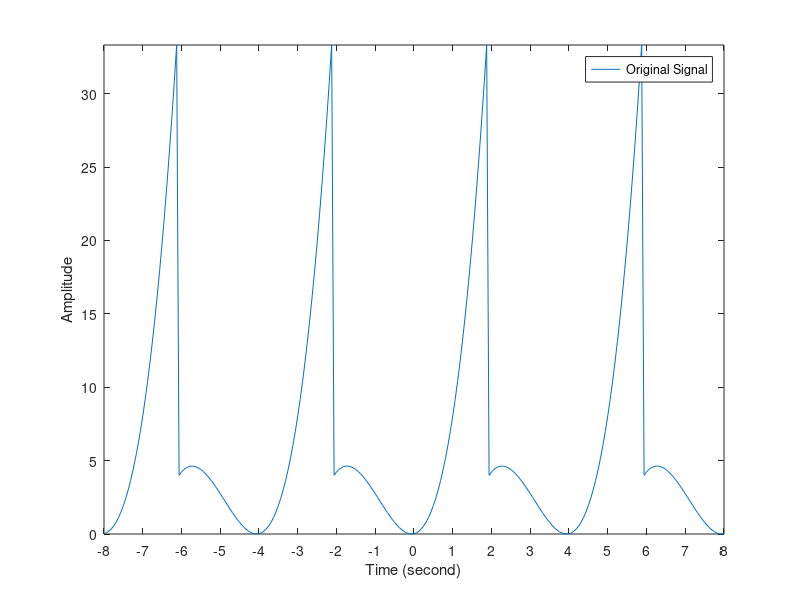

Write the MATLAB code that produced this figure. (Note: this script raises an error after producing the figure.)
%% Initial Data
x_s = zeros(1,257);
%% Duration 16s, sampling rate 16Hz, sample signal
t_s = linspace(-8,8,16*16+1);
t_o = linspace(-2,2,4*16+1);
x_o = 2*t_o.^3+5*t_o.^2;
len = length(t_s);
T = 4;
for i = 1:len
    temp = rem(i+0.5*T*16,T*16);
    x_s(1,i) = x_o(1,temp+1);
end
%% Draw the picture of original signal
figure
plot(x_s);
axis tight
set(gca,'xtick',1:16:257,'xticklabel',-8:1:8);
xlabel('Time (second)');
ylabel('Amplitude');
legend("Original Signal")
%% Calculate fourier series N = 10
N = 10;
l = 0.5*T;
syms t x
x = 2*t^3+5*t^2;
a_o = int(x,t,-l,l)/l;
a_k = zeros(1,N);
b_k = zeros(1,N);
for j = 1:N
    a_k(1,j) = int(x*cos(j*pi*t/l),t,-l,l)/l;
    b_k(1,j) = int(x*sin(j*pi*t/l),t,-l,l)/l;
end
%% Reconstruct signal
x_re = getReconstrcution(a_o,a_k,b_k,t_s,T);
figure
plot(x_s);
axis tight
set(gca,'xtick',1:16:257,'xticklabel',-8:1:8);
xlabel('Time (second)');
ylabel('Amplitude');
hold on
plot(x_re,'r');
legend("Original Signal","N=10 Fourier Serise Reconstruction")